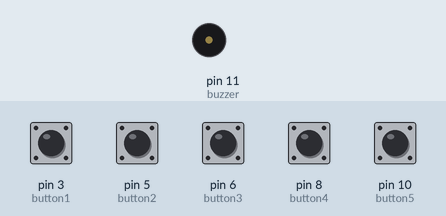
A sketch run on a simulated Arduino Uno, built with avr-gcc and run on an emulated ATmega328P. Parts: buzzer (waves = sounding). Inputs (shaded band) come from the test bench; at power-on: pin 3 (button1), pin 5 (button2), pin 6 (button3), pin 8 (button4), pin 10 (button5) HIGH.

Above: at 1.2 s.
1.3 s: pin 3 (button1) pulled LOW for 0.15 s
At 1.37 s:
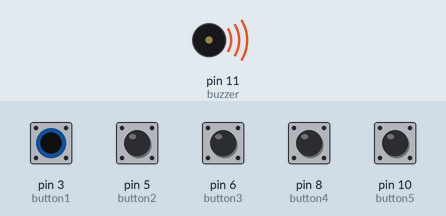
Timing chart, 0 to 4.3 s (numbered marks = the images above; inputs shaded):
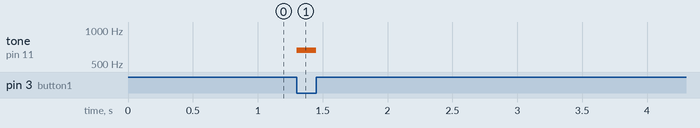

Measured:
- after the input at 1.3 s, tone on pin 11 (buzzer): silent → 659 Hz at once, → silent 0.15 s later

The sketch:

sketch_feb18a.ino
```cpp
int button1 = 3;
int button2 = 5;
int button3 = 6;
int button4 = 8;
int button5 = 10;
int buzzer = 11;

void setup() {
  pinMode(button1, INPUT_PULLUP);
  pinMode(button2, INPUT_PULLUP);
  pinMode(button3, INPUT_PULLUP);
  pinMode(button4, INPUT_PULLUP);
  pinMode(button5, INPUT_PULLUP);

  pinMode(buzzer, OUTPUT);
}

void loop() {

  if (digitalRead(button1) == LOW) {
    tone(buzzer, 659); // E5
  }

  else if (digitalRead(button2) == LOW) {
    tone(buzzer, 622); // D#5
  }

  else if (digitalRead(button3) == LOW) {
    tone(buzzer, 494); // B4
  }

  else if (digitalRead(button4) == LOW) {
    tone(buzzer, 587); // D5
  }

  else if (digitalRead(button5) == LOW) {
    tone(buzzer, 440); // A4
  }

  else {
    noTone(buzzer);
  }
}
```
